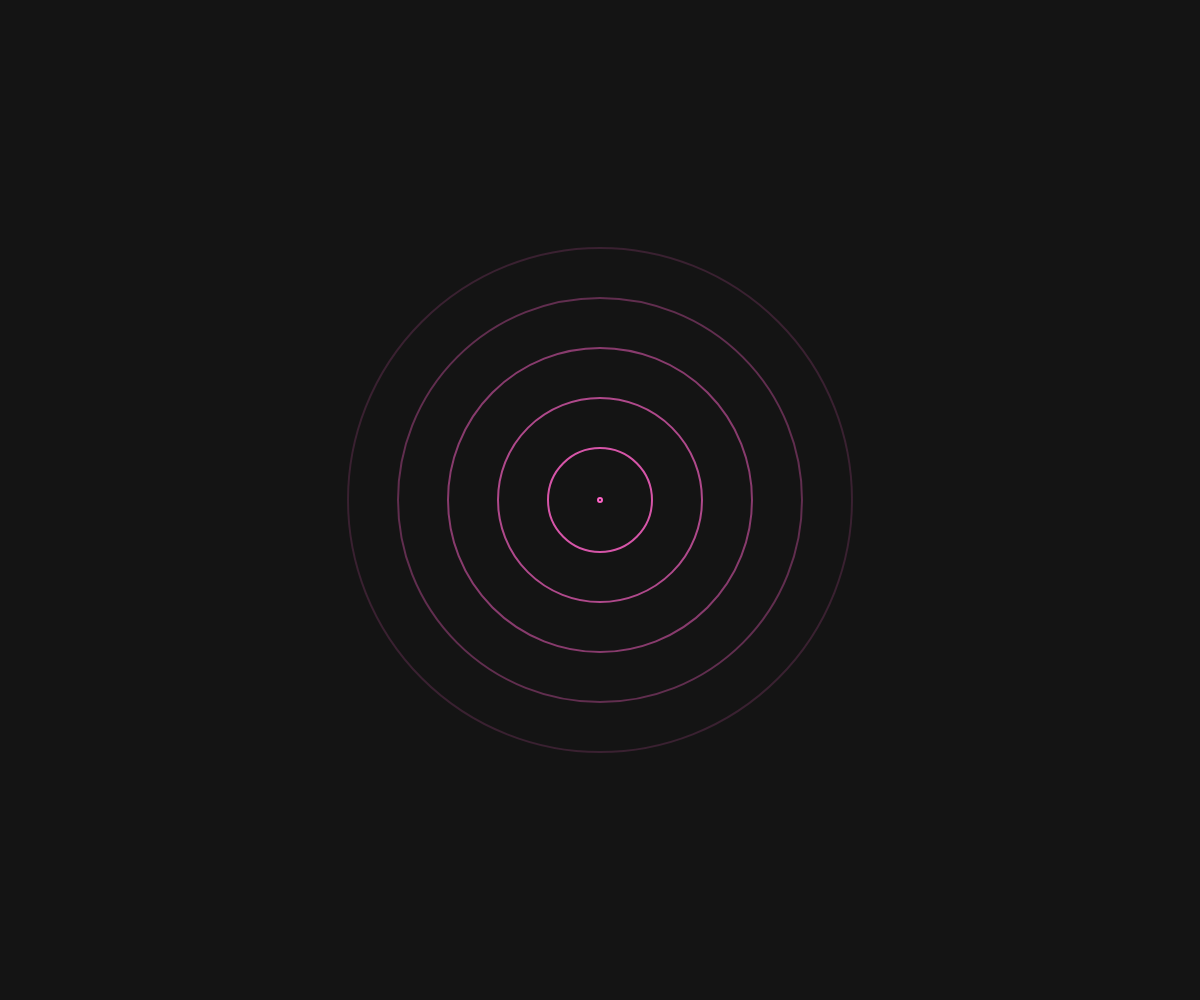
Frame 1 (no input)
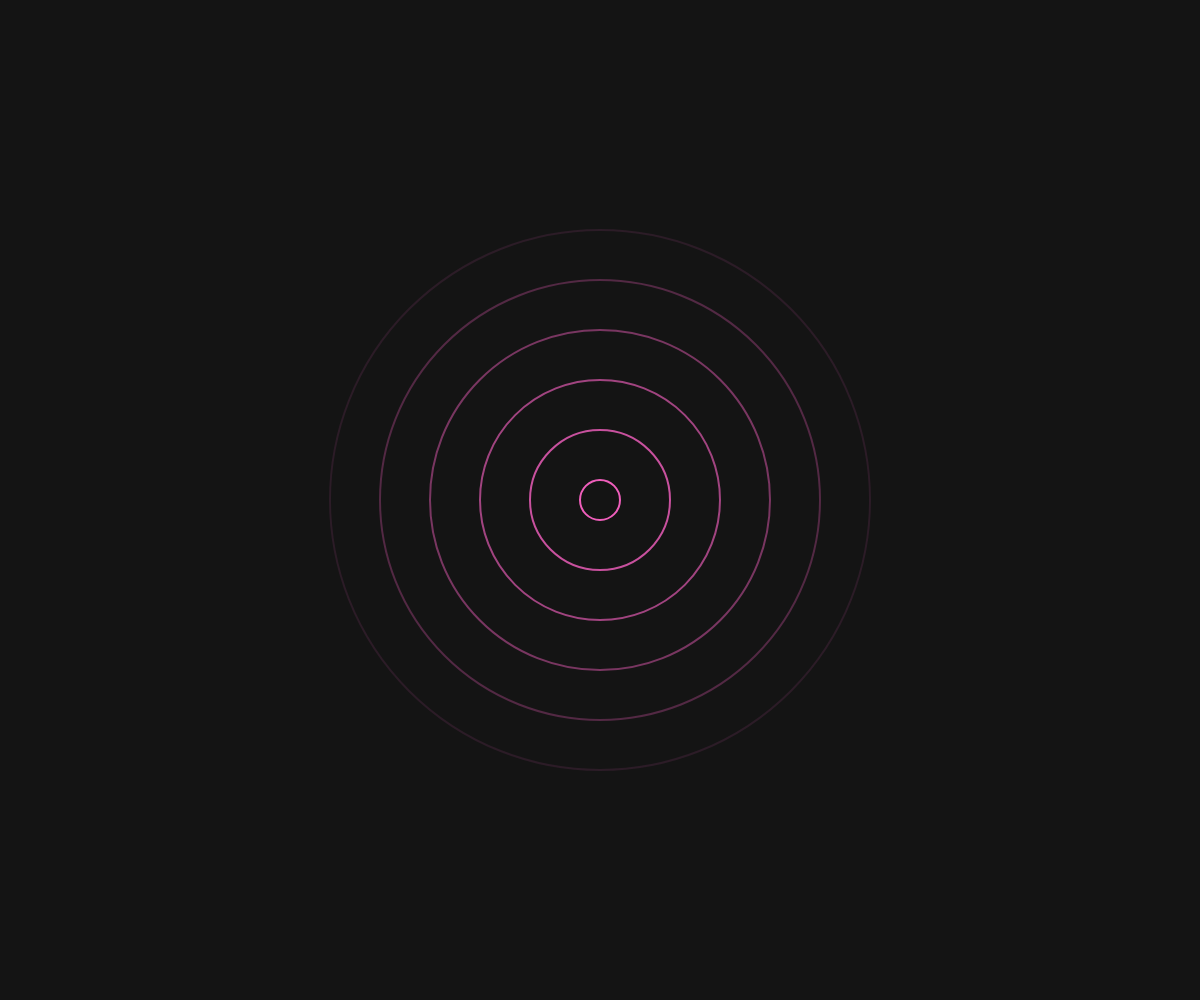
Frame 60 (no input)
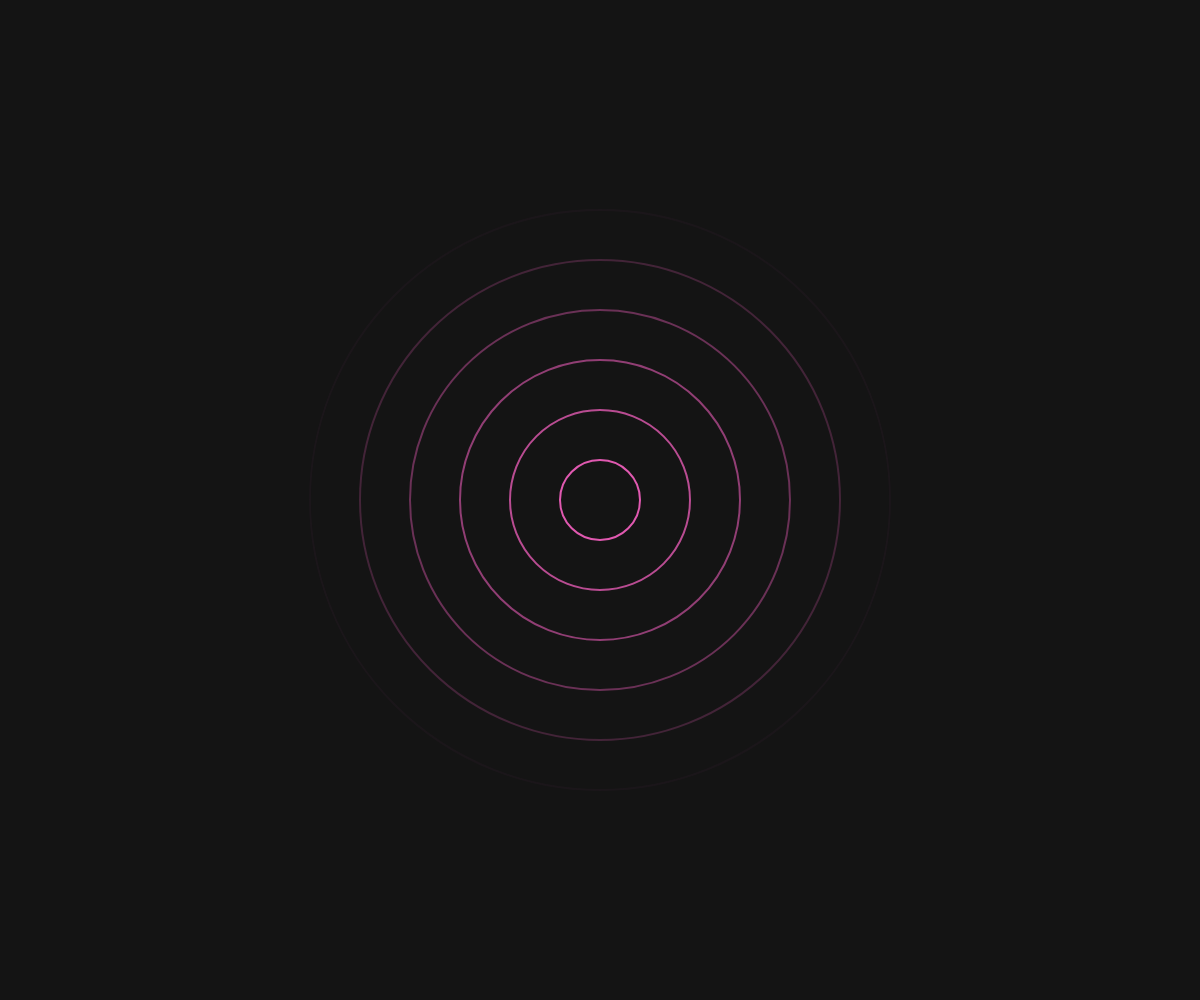
Frame 120 (the mouse pressed at the canvas centre since frame 60)

The p5.js sketch that drew these frames (run headless with seeded random() and noise() and a simulated clock; from frame 60 on, the mouse is pressed at the canvas centre):

// p5.js sketch
// ── sketch.js
function setup() {
  createCanvas(windowWidth, windowHeight);
  noFill();
}

function draw() {
  background(20);
  translate(width / 2, height / 2);

  for (let i = 0; i < 6; i++) {
    let r = (frameCount * 2 + i * 50) % 300;
    let alpha = map(r, 0, 300, 255, 0);
    stroke(255, 100, 200, alpha);
    strokeWeight(2);
    ellipse(0, 0, r * 2, r * 2);
  }
}

function windowResized() {
  resizeCanvas(windowWidth, windowHeight);
}
